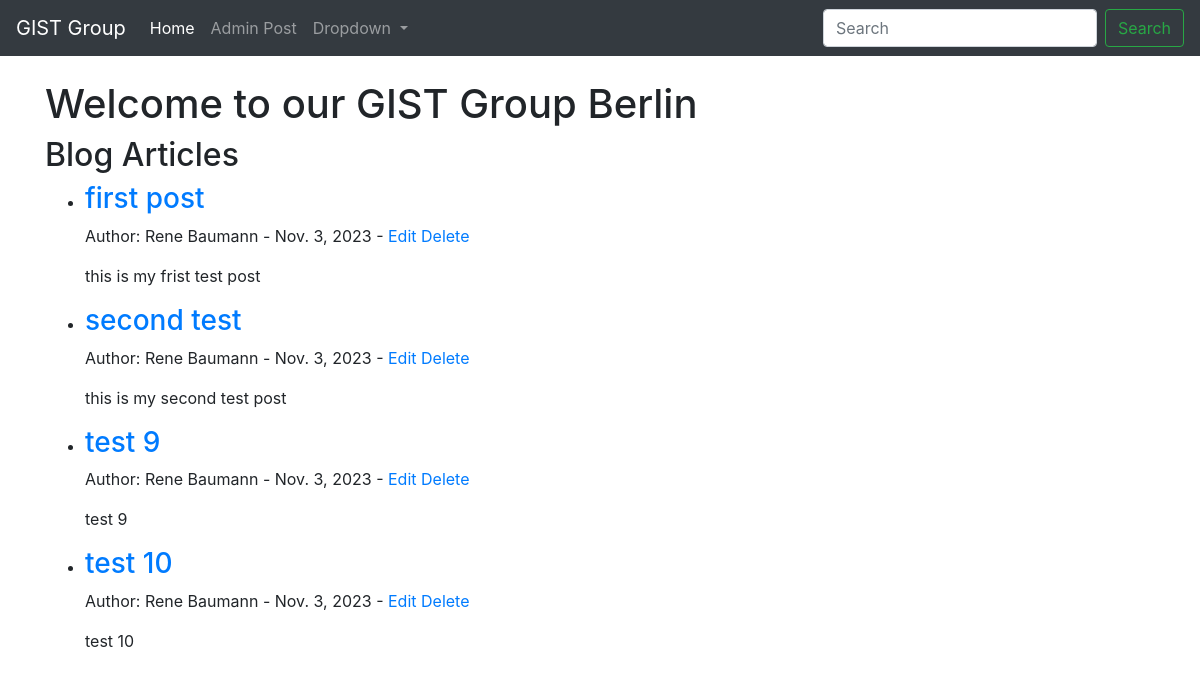
The page /blog/ on the database as committed earlier.
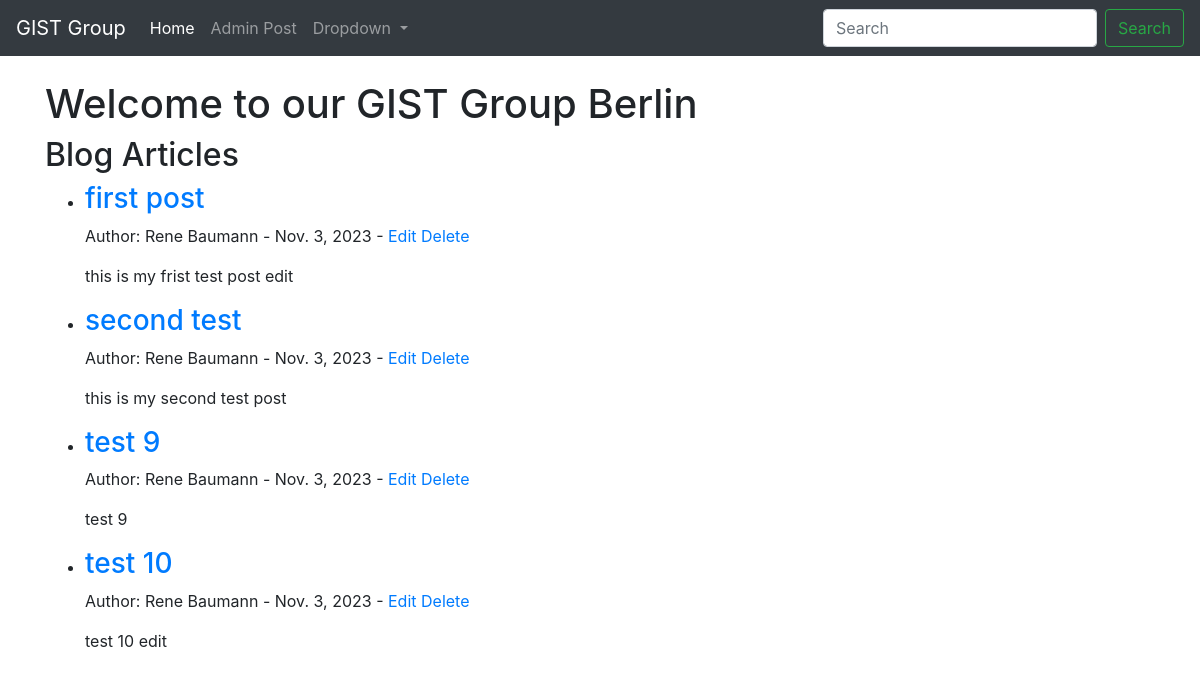
The same page on the database as committed later.
### blog/models.py (models this page shows, shortened)
class BlogPost(models.Model):
    title = models.CharField(max_length=200) # Title of the blog post
    content = models.TextField() # Content of the blog post
    author = models.ForeignKey(User, on_delete=models.CASCADE) # ForeignKey relationship with User model as the admin
    publication_date = models.DateField(auto_now_add=True) # Date the blog post was published

### blog/views.py (the view)
# urls.py: path('', BlogPostListView.as_view(), name='index'), # URL for listing all blog posts
class BlogPostListView(ListView):
    model = BlogPost
    template_name = 'index.html'
    context_object_name = 'posts'
    ordering = ['-publication_date']

### blog/templates/index.html (shortened to what this page needs)
{% extends 'base.html' %}
{% block content %}
<!DOCTYPE html>
<html lang="en">
<head>
</head>
<body>
    <h1>Welcome to our GIST Group Berlin</h1>
    <h2>Blog Articles</h2>
    <ul>
        {% for post in posts %}
        <li>
            <h3><a href="{% url 'post_detail' pk=post.pk %}">{{ post.title }}</a></h3>
            <p>
                Author: {{ post.author.first_name }} {{ post.author.last_name }} -
                {{ post.publication_date }} -
                <a href="{% url 'admin_edit_post' pk=post.pk %}">Edit</a>
                <a href="{% url 'admin_delete_post' pk=post.pk %}">Delete</a>
            </p>
            <p>{{ post.content }}</p>
        </li>
        {% empty %}
        <li>No blog posts available.</li>
        {% endfor %}
    </ul>
</body>
</html>
{% endblock %}

### blog/templates/base.html (shortened to what this page needs)
<!doctype html>
<html lang="en">
  <head>
    <link rel="stylesheet" href="https://cdn.jsdelivr.net/npm/bootstrap@4.4.1/dist/css/bootstrap.min.css">
  </head>
  <body>
    <nav class="navbar navbar-expand-lg navbar-dark bg-dark">
      <a class="navbar-brand" href="{% url 'index' %}">GIST Group</a>
      <div class="collapse navbar-collapse" id="navbarSupportedContent">
        <ul class="navbar-nav mr-auto">
          <li class="nav-item active">
            <a class="nav-link" href="#">Home <span class="sr-only">(current)</span></a>
          </li>
          <li class="nav-item">
            <a class="nav-link" href="{% url 'admin_post' %}">Admin Post</a>
          </li>
          <li class="nav-item dropdown">
            <a class="nav-link dropdown-toggle" href="#" id="navbarDropdown" role="button" data-toggle="dropdown" aria-haspopup="true" aria-expanded="false">
              Dropdown
            </a>
          </li>
        </ul>
        <form class="form-inline my-2 my-lg-0">
          <input class="form-control mr-sm-2" type="search" placeholder="Search" aria-label="Search">
          <button class="btn btn-outline-success my-2 my-sm-0" type="submit">Search</button>
        </form>
      </div>
    </nav>
    <br/>
    <div class="container">
    {% block content %}
    {% endblock %}
    </div>
  </body>
</html>

Rows that differ between the two databases and show on the page:
changed BlogPost "first post": content "this is my frist test post" → "this is my frist test post edit"
changed BlogPost "test 10": content "test 10" → "test 10 edit"
